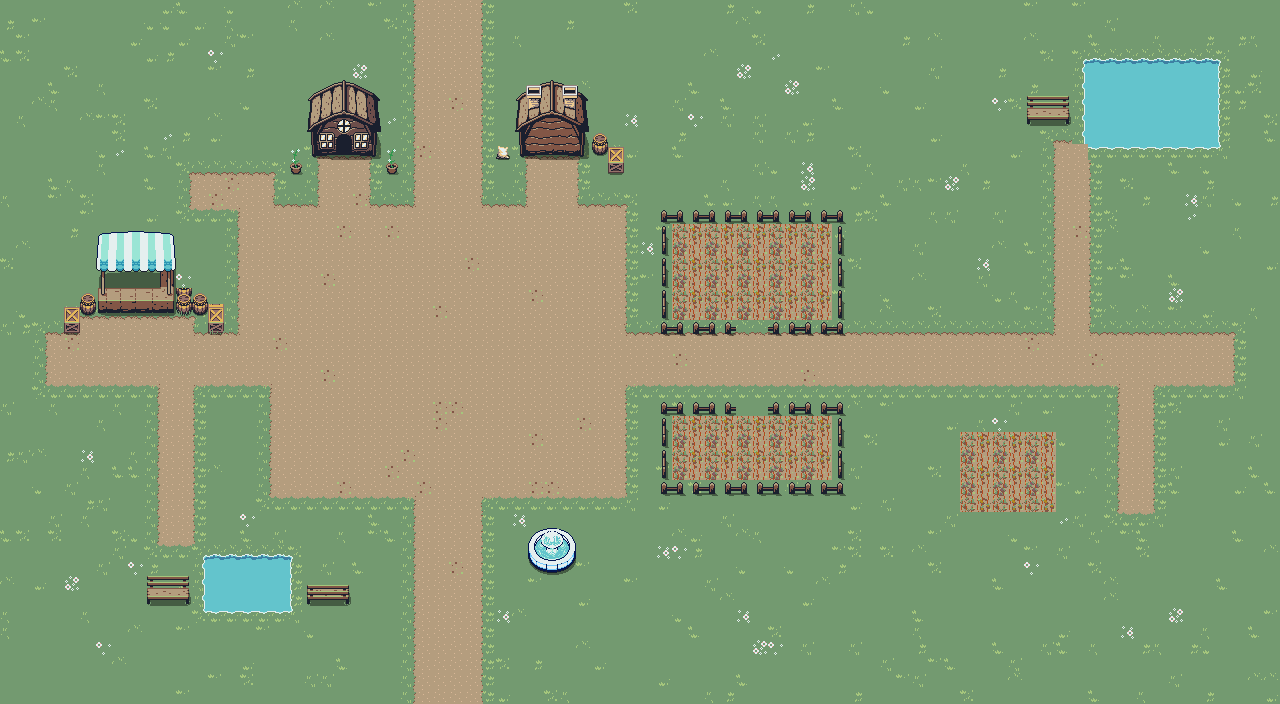

Tiled map render using the project's own tile images. Description and the map definition, with tile-layer contents summarised, below:
An orthogonal 80x44 tile map with 16x16 px tiles, 3 tile layers (Base, Objects, Above) and 218 objects (92x tree, 10x bush, 9x building, 5x rock, 4x food, ...).

<map version="1.10" tiledversion="1.12.2" orientation="orthogonal" renderorder="right-down" width="80" height="44" tilewidth="16" tileheight="16" infinite="0" nextlayerid="15" nextobjectid="219">
 <editorsettings>
  <export target="village.lua" format="lua" />
 </editorsettings>
 <tileset firstgid="1" name="Overworld-comfy" tilewidth="16" tileheight="16" tilecount="1440" columns="40">
  <image source="_tilesets/Overworld-comfy.png" width="640" height="576" />
 </tileset>
 <layer id="1" name="Base" width="80" height="44">
  <data>[3520 cells, 3520 non-empty, 37 distinct tile ids]</data>
 </layer>
 <layer id="2" name="Objects" width="80" height="44">
  <data>[3520 cells, 179 non-empty, 72 distinct tile ids]</data>
 </layer>
 <layer id="3" name="Above" width="80" height="44">
  <data>[3520 cells, 48 non-empty, 48 distinct tile ids]</data>
 </layer>
 <objectgroup id="4" name="Walls">
  <object id="1" x="656" y="214" width="192" height="8" />
  <object id="2" x="656" y="326" width="80" height="8" />
  <object id="3" x="768" y="326" width="80" height="8" />
  <object id="4" x="661" y="224" width="6" height="96" />
  <object id="5" x="837" y="224" width="6" height="96" />
  <object id="6" x="656" y="406" width="80" height="8" />
  <object id="7" x="768" y="406" width="80" height="8" />
  <object id="8" x="656" y="486" width="192" height="8" />
  <object id="9" x="661" y="416" width="6" height="64" />
  <object id="10" x="837" y="416" width="6" height="64" />
  <object id="11" x="308" y="120" width="74" height="38" />
  <object id="12" x="514" y="120" width="76" height="38" />
  <object id="13" x="98" y="280" width="76" height="38" />
  <object id="14" x="530" y="538" width="44" height="34" />
  <object id="15" x="82" y="296" width="12" height="22" />
  <object id="16" x="178" y="296" width="12" height="22" />
  <object id="17" x="194" y="296" width="12" height="22" />
  <object id="18" x="66" y="312" width="12" height="22" />
  <object id="19" x="210" y="312" width="12" height="22" />
  <object id="20" x="594" y="136" width="12" height="22" />
  <object id="21" x="610" y="152" width="12" height="22" />
  <object id="22" x="291" y="164" width="10" height="10" />
  <object id="23" x="387" y="164" width="10" height="10" />
  <object id="24" x="498" y="148" width="12" height="11" />
  <object id="25" x="146" y="582" width="44" height="18" />
  <object id="26" x="306" y="582" width="44" height="18" />
  <object id="27" x="336" y="0" width="80" height="66" />
  <object id="28" x="480" y="0" width="80" height="66" />
  <object id="29" x="336" y="642" width="80" height="60" />
  <object id="30" x="480" y="642" width="80" height="60" />
  <object id="31" x="1026" y="102" width="44" height="18" />
  <object id="32" x="0" y="0" width="416" height="32" />
  <object id="33" x="480" y="0" width="800" height="32" />
  <object id="34" x="0" y="688" width="416" height="16" />
  <object id="35" x="480" y="688" width="800" height="16" />
  <object id="36" x="0" y="0" width="16" height="704" />
  <object id="37" x="1264" y="0" width="16" height="704" />
  <object id="38" x="400" y="-16" width="16" height="32" />
  <object id="39" x="480" y="-16" width="16" height="32" />
  <object id="40" x="400" y="688" width="16" height="32" />
  <object id="41" x="480" y="688" width="16" height="32" />
 </objectgroup>
 <objectgroup id="5" name="Water">
  <object id="42" x="208" y="560" width="80" height="48" />
  <object id="43" x="1088" y="64" width="128" height="80" />
 </objectgroup>
 <objectgroup id="6" name="Transitions">
  <object id="44" name="toTest" type="up" x="416" y="-16" width="64" height="16">
   <properties>
    <property name="destX" type="int" value="384" />
    <property name="destY" type="int" value="556" />
   </properties>
  </object>
  <object id="45" name="toDungeon" type="down" x="416" y="704" width="64" height="16">
   <properties>
    <property name="destX" type="int" value="480" />
    <property name="destY" type="int" value="712" />
   </properties>
  </object>
 </objectgroup>
 <objectgroup id="7" name="Gates">
  <object id="46" name="North Gate" x="416" y="0" width="64" height="16">
   <properties>
    <property name="side" value="north" />
   </properties>
  </object>
  <object id="47" name="South Gate" x="416" y="688" width="64" height="16">
   <properties>
    <property name="side" value="south" />
   </properties>
  </object>
 </objectgroup>
 <objectgroup id="8" name="Decorations">
  <object id="48" name="Gate" type="gate" x="336" y="0" width="16" height="16">
   <properties>
    <property name="sprite" value="gate" />
   </properties>
  </object>
  <object id="49" name="Tree" type="tree" x="43" y="34" width="16" height="16">
   <properties>
    <property name="frame" type="int" value="5" />
   </properties>
  </object>
  <object id="50" name="Tree" type="tree" x="146" y="34" width="16" height="16">
   <properties>
    <property name="frame" type="int" value="6" />
   </properties>
  </object>
  <object id="51" name="Tree" type="tree" x="720" y="34" width="16" height="16">
   <properties>
    <property name="frame" type="int" value="6" />
   </properties>
  </object>
  <object id="52" name="Tree" type="tree" x="1067" y="34" width="16" height="16">
   <properties>
    <property name="frame" type="int" value="6" />
   </properties>
  </object>
  <object id="53" name="Tree" type="tree" x="1242" y="34" width="16" height="16">
   <properties>
    <property name="frame" type="int" value="5" />
   </properties>
  </object>
  <object id="54" name="Tree" type="tree" x="280" y="35" width="16" height="16">
   <properties>
    <property name="frame" type="int" value="4" />
   </properties>
  </object>
  <object id="55" name="Tree" type="tree" x="655" y="35" width="16" height="16">
   <properties>
    <property name="frame" type="int" value="7" />
   </properties>
  </object>
  <object id="56" name="Tree" type="tree" x="684" y="35" width="16" height="16">
   <properties>
    <property name="frame" type="int" value="2" />
   </properties>
  </object>
  <object id="57" name="Tree" type="tree" x="755" y="35" width="16" height="16">
   <properties>
    <property name="frame" type="int" value="4" />
   </properties>
  </object>
  <object id="58" name="Tree" type="tree" x="1033" y="35" width="16" height="16">
   <properties>
    <property name="frame" type="int" value="4" />
   </properties>
  </object>
  <object id="59" name="Tree" type="tree" x="1135" y="35" width="16" height="16">
   <properties>
    <property name="frame" type="int" value="2" />
   </properties>
  </object>
  <object id="60" name="Tree" type="tree" x="215" y="36" width="16" height="16">
   <properties>
    <property name="frame" type="int" value="7" />
   </properties>
  </object>
  <object id="61" name="Tree" type="tree" x="824" y="37" width="16" height="16">
   <properties>
    <property name="frame" type="int" value="7" />
   </properties>
  </object>
  <object id="62" name="Tree" type="tree" x="1204" y="37" width="16" height="16">
   <properties>
    <property name="frame" type="int" value="6" />
   </properties>
  </object>
  <object id="63" name="Tree" type="tree" x="112" y="39" width="16" height="16">
   <properties>
    <property name="frame" type="int" value="5" />
   </properties>
  </object>
  </objectgroup>
 <objectgroup id="9" name="Lights">
  <!-- 17 objects omitted --></objectgroup>
 <objectgroup id="10" name="Chests">
  <!-- 1 objects omitted --></objectgroup>
 <objectgroup id="11" name="NPC">
  <!-- 14 objects omitted --></objectgroup>
 <objectgroup id="12" name="Story">
  <!-- 7 objects omitted --></objectgroup>
 <objectgroup id="13" name="Checkpoints">
  <!-- 1 objects omitted --></objectgroup>
 <objectgroup id="14" name="Signs">
  <!-- 10 objects omitted --></objectgroup>
</map>
<!-- 155 of 218 objects omitted -->
